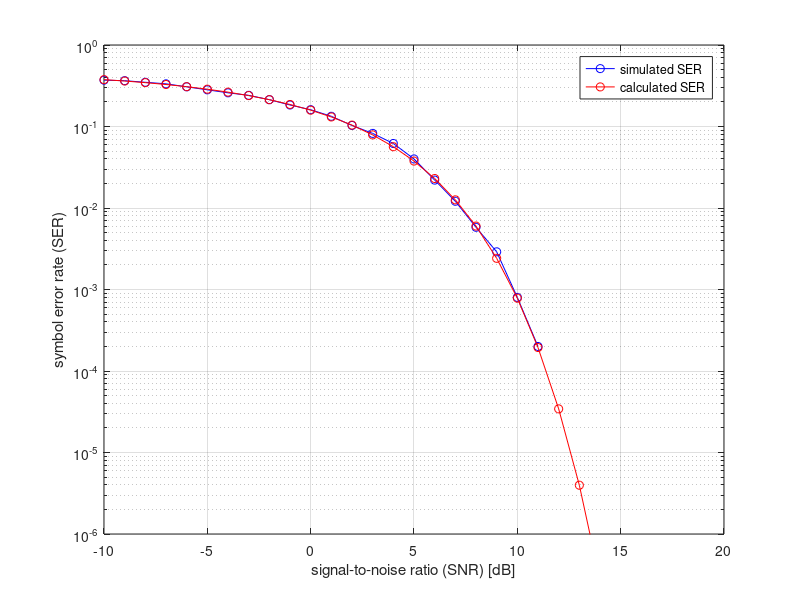

The MATLAB script that drew this image:
%% ECE 5680 - Wireless Communication
%% HW1: Ques 4
%% Author: Arjun Jauhari
%% Email/Netid: aj526
%% Date: 09/08/2015
%% Monte-Carlo simulation for estimating SER(Symbol Error rate)

clear all;close all;
SNR_db = -10:20;  % Sweeping over SNR of -10dB to 20dB
SNR = 10.^(SNR_db/10);
sd = sqrt(1./SNR);  % Standard Deviation
var = sd.^2;        % Variance

%% STEP 1 OF MONTE CARLO SIMULATION
%% Generating transmit data
in_bits = randi([0 1], 1, 10000);
x(1,length(in_bits)) = 0;
for k = 1:length(in_bits)
  if in_bits(1,k) == 0
    x(1,k) = -1;
  else
    x(1,k) = 1;
  end
end

%%STEP 2 OF M-C SIMULATION
% Generating RANDOM NOISE WITH MEAN 0 AND VARIANCE VAR == sd^2
noise(length(sd),length(in_bits)) = 0;
x_hat(length(sd),length(in_bits)) = 0;
I_mc(length(sd),length(in_bits)) = 0;
SER(1,length(sd)) = 0;
for k = 1:length(sd)
  %%STEP 2 OF M-C SIMULATION
  % Generating RANDOM NOISE WITH MEAN 0 AND VARIANCE VAR == sd^2
  noise(k,:) = sd(1,k)*randn(1,10000);

  %%STEP 3 OF M-C SIMULATION
  %% RECEIVED SIGNAL ACCORDING TO RELATION y = x + n
  y(k,:) = x + noise(k,:);

  %% STEP 4 OF M-C SIMULATION
  %% Using the detector threshold to do detection and get x_hat
  decision_bound = 0;
    for r = 1:length(y)
      if y(k,r) < decision_bound
        x_hat(k,r) = -1;
      else
        x_hat(k,r) = 1;
      end
    end

  %% STEP 5 OF M-C SIMULATION
  %% Evaluate I
  for r = 1:length(x_hat)
    if x_hat(k,r) == x(1,r)
      I_mc(k,r) = 0; %no error
    else
      I_mc(k,r) = 1; %error occured
    end
  end

  %%CALCULATE SER
  SER(1,k) = mean(I_mc(k,:));
end

%%PLOTTING
figure(1)
semilogy(SNR_db,SER,'bo-')
grid on
axis([-10 20 1e-6 1])
xlabel('signal-to-noise ratio (SNR) [dB]')
ylabel('symbol error rate (SER)')
legend('simulated SER')

hold on

%%calculation SER from analytical equation
SER_calc = 0.5*erfc(sqrt(SNR./2));
semilogy(SNR_db,SER_calc,'ro-')
legend('simulated SER', 'calculated SER')